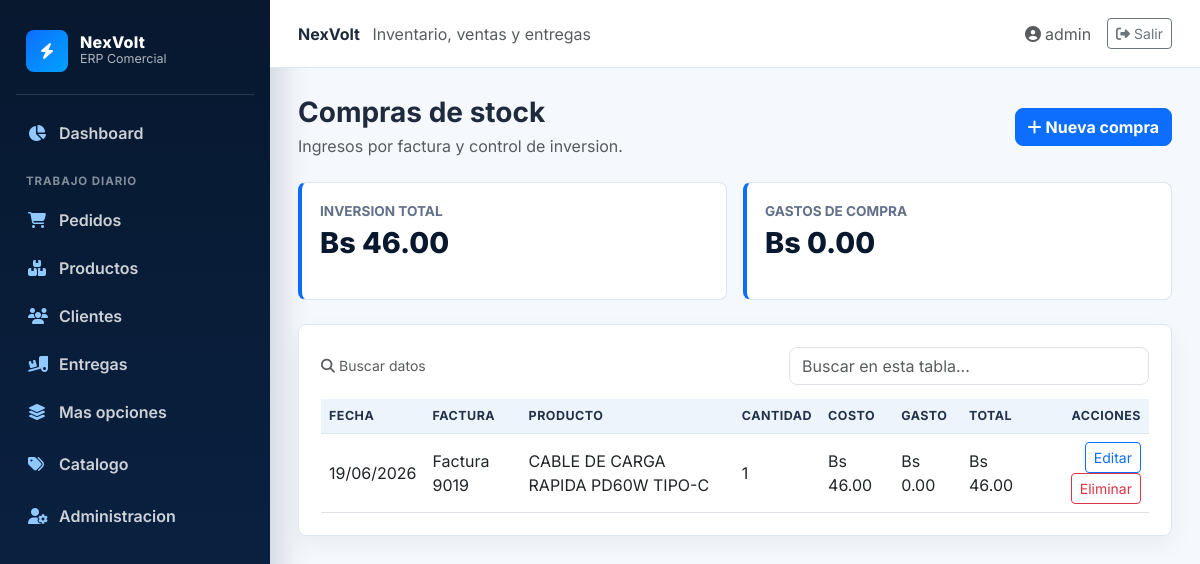
The page /compras/ (signed in) on the database its author committed.
### blueprintapp/usuarios/models.py (models this page shows, shortened)
class User(db.Model, UserMixin):
    __tablename__ = "usuarios"
    id = db.Column(db.Integer, primary_key=True)
    username = db.Column(db.String(80), unique=True, nullable=False)
    password_hash = db.Column(db.String(128), nullable=False)
    rol_id = db.Column(db.Integer, db.ForeignKey("roles.id"))
    rol = db.relationship("Role", backref="usuarios")

### blueprintapp/compras/models.py (models this page shows)
class CompraStock(db.Model):
    __tablename__ = "compras_stock"
    id = db.Column(db.Integer, primary_key=True)
    producto_id = db.Column(db.Integer, db.ForeignKey("productos.id"), nullable=False)
    fecha = db.Column(db.Date, nullable=False, default=datetime.utcnow)
    factura = db.Column(db.String(80), nullable=False)
    cantidad = db.Column(db.Integer, nullable=False)
    costo_unitario = db.Column(db.Float, nullable=False, default=0.0)
    gasto_compra = db.Column(db.Float, nullable=False, default=0.0)
    observaciones = db.Column(db.Text)
    producto = db.relationship("Producto", back_populates="compras")
    @property
    def total_compra(self):
        return round((self.cantidad * self.costo_unitario) + self.gasto_compra, 2)

### blueprintapp/productos/models.py (models this page shows, shortened)
class Producto(db.Model):
    __tablename__ = "productos"
    id = db.Column(db.Integer, primary_key=True)
    codigo_interno = db.Column(db.String(50), unique=True, nullable=False)
    nombre = db.Column(db.String(120), nullable=False)
    marca = db.Column(db.String(80))
    descripcion = db.Column(db.Text)
    categoria_id = db.Column(db.Integer, db.ForeignKey("categorias.id"), nullable=False)
    proveedor_id = db.Column(db.Integer, db.ForeignKey("proveedores.id"), nullable=False)
    precio = db.Column(db.Float, nullable=False, default=0.0)
    precio_compra = db.Column(db.Float, nullable=False, default=0.0)
    precio_normal = db.Column(db.Float, nullable=False, default=0.0)
    precio_live = db.Column(db.Float, nullable=False, default=0.0)
    stock_actual = db.Column(db.Integer, default=0, nullable=False)
    stock_minimo = db.Column(db.Integer, default=0, nullable=False)
    imagen = db.Column(db.String(200))
    estado = db.Column(db.String(30), nullable=False, default="Activo")
    detalles = db.relationship("DetallePedido", back_populates="producto")
    compras = db.relationship("CompraStock", back_populates="producto", lazy=True)

### blueprintapp/compras/routes.py (the view)
@bp_compra.route("/")
@login_required
def index():
    compras = CompraStock.query.order_by(CompraStock.fecha.desc(), CompraStock.id.desc()).all()
    inversion = db.session.query(
        func.coalesce(func.sum(CompraStock.cantidad * CompraStock.costo_unitario), 0.0)
    ).scalar() or 0.0
    gastos = db.session.query(func.coalesce(func.sum(CompraStock.gasto_compra), 0.0)).scalar() or 0.0
    return render_template("compra/index.html", compras=compras, inversion=inversion, gastos=gastos)

### blueprintapp/compras/templates/compra/index.html
{% extends "base.html" %}
{% block content %}
<div class="d-flex justify-content-between align-items-center mb-4">
    <div>
        <h1 class="h3 fw-bold mb-1">Compras de stock</h1>
        <p class="text-muted mb-0">Ingresos por factura y control de inversion.</p>
    </div>
    <a href="{{ url_for('bp_compra.create') }}" class="btn btn-primary"><i class="fas fa-plus me-1"></i>Nueva compra</a>
</div>
<div class="row g-3 mb-4">
    <div class="col-md-6"><div class="metric-card"><div class="label">Inversion total</div><div class="value">Bs {{ "%.2f"|format(inversion) }}</div></div></div>
    <div class="col-md-6"><div class="metric-card"><div class="label">Gastos de compra</div><div class="value">Bs {{ "%.2f"|format(gastos) }}</div></div></div>
</div>
<div class="page-card">
    <div class="table-responsive">
        <table class="table table-hover align-middle mb-0">
            <thead><tr><th>Fecha</th><th>Factura</th><th>Producto</th><th>Cantidad</th><th>Costo</th><th>Gasto</th><th>Total</th><th class="text-end">Acciones</th></tr></thead>
            <tbody>
                {% for compra in compras %}
                <tr>
                    <td>{{ compra.fecha.strftime('%d/%m/%Y') }}</td>
                    <td>{{ compra.factura }}</td>
                    <td>{{ compra.producto.nombre if compra.producto else '---' }}</td>
                    <td>{{ compra.cantidad }}</td>
                    <td>Bs {{ "%.2f"|format(compra.costo_unitario) }}</td>
                    <td>Bs {{ "%.2f"|format(compra.gasto_compra) }}</td>
                    <td>Bs {{ "%.2f"|format(compra.total_compra) }}</td>
                    <td class="text-end">
                        <a href="{{ url_for('bp_compra.edit', id=compra.id) }}" class="btn btn-sm btn-outline-primary">Editar</a>
                        <form action="{{ url_for('bp_compra.delete', id=compra.id) }}" method="POST" class="d-inline" onsubmit="return confirm('Eliminar esta compra ajustara el stock. Continuar?');">
                            <button class="btn btn-sm btn-outline-danger">Eliminar</button>
                        </form>
                    </td>
                </tr>
                {% else %}
                <tr><td colspan="8" class="text-center text-muted py-4">No hay compras registradas.</td></tr>
                {% endfor %}
            </tbody>
        </table>
    </div>
</div>
{% endblock %}

### blueprintapp/templates/base.html (shortened to what this page needs)
<!DOCTYPE html>
<html lang="es">
<head>
    <link href="https://cdn.jsdelivr.net/npm/bootstrap@5.3.0/dist/css/bootstrap.min.css" rel="stylesheet">
    <link href="https://cdnjs.cloudflare.com/ajax/libs/font-awesome/6.4.0/css/all.min.css" rel="stylesheet">
</head>
<body>
    {% if current_user.is_authenticated %}
    <div class="erp-shell">
        {% include "components/navbar.html" %}
        <section class="erp-main">
            <header class="topbar">
                <div>
                    <strong>NexVolt</strong>
                    <span class="text-muted ms-2">Inventario, ventas y entregas</span>
                </div>
                <div class="d-flex align-items-center gap-3">
                    <a class="text-decoration-none text-muted" href="{{ url_for('bp_perfil.ver_perfil') }}">
                        <i class="fas fa-user-circle me-1"></i>{{ current_user.username }}
                    </a>
                    <a class="btn btn-sm btn-outline-secondary" href="{{ url_for('auth.logout') }}">
                        <i class="fas fa-right-from-bracket me-1"></i>Salir
                    </a>
                </div>
            </header>
            <main class="content-wrap">
    {% else %}
    {% include "components/messages.html" %}
    <main class="container py-5">
    {% endif %}
        {% block content %}{% endblock %}
    </main>
    {% if current_user.is_authenticated %}
        </section>
    </div>
    {% endif %}
</body>
</html>

### blueprintapp/templates/base.html (style rules this page uses)
:root { --navy: #07182f; --navy-2: #0b2447; --electric: #0d6efd; --electric-2: #00a3ff; --page: #f5f8fc; --line: #dce6f2; --text: #1f2a3d; }
body { min-height: 100vh; margin: 0; background: var(--page); color: var(--text); font-family: "Inter", sans-serif; }
.erp-shell { min-height: 100vh; display: flex; }
.erp-main { flex: 1; min-width: 0; display: flex; flex-direction: column; }
.topbar { height: 68px; background: #fff; border-bottom: 1px solid var(--line); display: flex; align-items: center; justify-content: space-between; padding: 0 28px; position: sticky; top: 0; z-index: 10; }
.content-wrap { padding: 28px; }
.page-card { background: #fff; border: 1px solid var(--line); border-radius: 8px; box-shadow: 0 10px 25px rgba(7, 24, 47, .05); padding: 22px; animation: riseIn .22s ease both; }
.metric-card { border: 1px solid var(--line); border-left: 4px solid var(--electric); border-radius: 8px; background: #fff; padding: 18px; min-height: 118px; transition: transform .16s ease, box-shadow .16s ease; }
.metric-card .value { font-size: 1.8rem; font-weight: 800; color: var(--navy); }
.metric-card .label { color: #62708a; font-weight: 700; font-size: .85rem; text-transform: uppercase; }
.btn-primary { background: var(--electric); border-color: var(--electric); border-radius: 8px; font-weight: 700; }
.table { vertical-align: middle; }
.table tbody tr { transition: background .12s ease; }
.table thead th { background: #eef4fb; color: #23324a; font-size: .78rem; text-transform: uppercase; letter-spacing: .04em; border-bottom: 1px solid var(--line); }

### rows shown on the page
User: username "admin"
CompraStock: fecha "19/06/2026", factura "Factura 9019", producto "CABLE DE CARGA RAPIDA PD60W TIPO-C", cantidad "1", costo_unitario "46.00", gasto_compra "0.00", total_compra "46.00"

### other values the page prints
{{ "%.2f"|format(inversion) }} "46.00"
{{ "%.2f"|format(gastos) }} "0.00"
